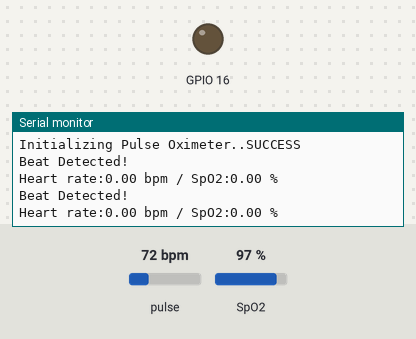
A sketch run on a simulated ESP8266 (NodeMCU). Shown: output pins drawn as LEDs (lit = HIGH), the last lines printed to the serial monitor. The test bench sets the inputs (shaded band); at power-on: pulse 72 bpm, SpO2 97 %. WiFi joins after 1.5 s; servers stay silent unless stated.

Above: at 3.0 s.
3.1 s: pulse set to 138 bpm
At 3.37 s:
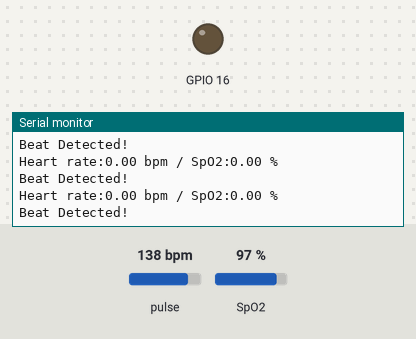
4.6 s: pulse set to 143 bpm
At 5.1 s:
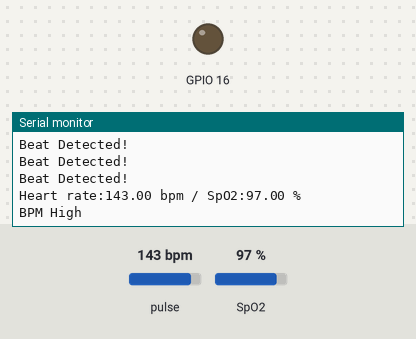
Timing chart, 0 to 7.6 s (numbered marks = the images above; inputs shaded):
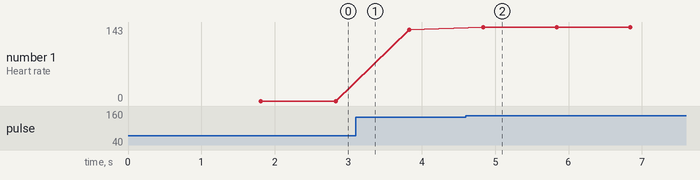

Measured:
- the behaviour switches between 140 and 141 bpm on pulse (found by bisection; images 1 and 2)
- after the input at 4.6 s, the serial monitor: prints a new line after 0.24 s (image 2)
- plotted number 1: 0 → 138 after the input at 3.1 s, 138 → 143 after the input at 4.6 s

The sketch:

arudino.ino
```cpp
#include <Wire.h>
#include "MAX30100_PulseOximeter.h"
#define BLYNK_PRINT Serial
#include <Blynk.h>
#include <ESP8266WiFi.h>
#include <BlynkSimpleEsp8266.h>


#define REPORTING_PERIOD_MS 1000

/*
 * #define BLYNK_TEMPLATE_ID "TMPL3kD5ho9-6"
#define BLYNK_TEMPLATE_NAME "Heart Beat"
#define BLYNK_AUTH_TOKEN "LW9OTCAP-NLZFoGB_oYaZFhqz3dxBTzv"
 */


char auth[] = "LW9OTCAP-NLZFoGB_oYaZFhqz3dxBTzv";             // You should get Auth Token in the Blynk App.
char ssid[] = "ariprasathbruno";                                     // Your WiFi credentials.
char pass[] = "Blacktea007";

// Connections : SCL PIN - D1 , SDA PIN - D2 , INT PIN - D0
PulseOximeter pox;

float BPM, SpO2;
uint32_t tsLastReport = 0;


void onBeatDetected()
{
    Serial.println("Beat Detected!");

}

void setup()
{
    Serial.begin(9600);
    pinMode(16, OUTPUT);
    Blynk.begin(auth, ssid, pass);

    Serial.print("Initializing Pulse Oximeter..");

    if (!pox.begin())
    {
         Serial.println("FAILED");
         for(;;);
    }
    else
    {

         Serial.println("SUCCESS");
         pox.setOnBeatDetectedCallback(onBeatDetected);
    }

    // The default current for the IR LED is 50mA and it could be changed by uncommenting the following line.
     //pox.setIRLedCurrent(MAX30100_LED_CURR_7_6MA);

}

void loop()
{
    pox.update();
    Blynk.run();

    BPM = pox.getHeartRate();
    SpO2 = pox.getSpO2();
     if (millis() - tsLastReport > REPORTING_PERIOD_MS)
    {
        Serial.print("Heart rate:");
        Serial.print(BPM);
        Serial.print(" bpm / SpO2:");
        Serial.print(SpO2);
        Serial.println(" %");

        Blynk.virtualWrite(V0, BPM);
        Blynk.virtualWrite(V1, SpO2);
        if(BPM > 76){

        if(BPM < 60){
          Blynk.logEvent("BPM_Low");
         Serial.println("BPM Low");
         }
         if( SpO2 < 80){
          Blynk.logEvent("SpO2_Low");
          Serial.println("SpO2 Low");

         }
         if(BPM > 140){
          Blynk.logEvent("BPM_High");
          Serial.println("BPM High");
         }
        }


        tsLastReport = millis();
    }
}
```
